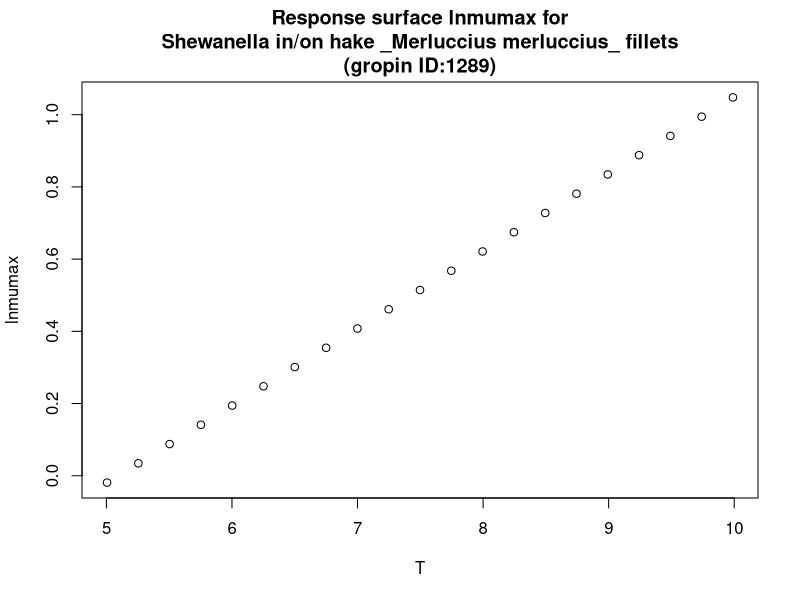

Generate this figure with R:
#############################
# start of Parameter script
#############################
T <- seq(5.005,9.99000999000999,length.out=21)
#############################
# end of Parameter script
#############################
############################# 
# start of Model script Gropin ID 1289 
#############################
 
# constant coefficients for this model
 
variables <- data.frame(T)
argumentsPar <- expand.grid(variables)
 
# heart of the model
response_surface <- function(T) {
   mumax <-0.214*T-1.09

return(mumax=mumax)
} 

# output parameters
responseSurface <- cbind(argumentsPar,response_surface(argumentsPar['T']))
colnames(responseSurface) <- c(colnames(argumentsPar),'lnmumax')
#############################
# End of Model script
#############################
############################# 
# start of Visualisation script Gropin ID 1289 
#############################
plot(T,responseSurface$'lnmumax',xlab='T',
                          ylab='lnmumax',main='Response surface lnmumax for
Shewanella in/on hake _Merluccius merluccius_ fillets
(gropin ID:1289)')
#############################
# End of Visualisation script
#############################
